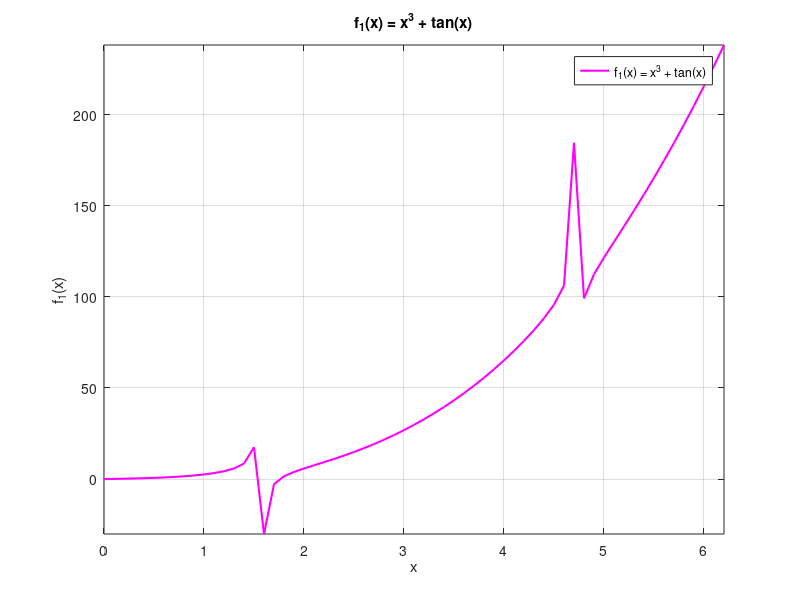
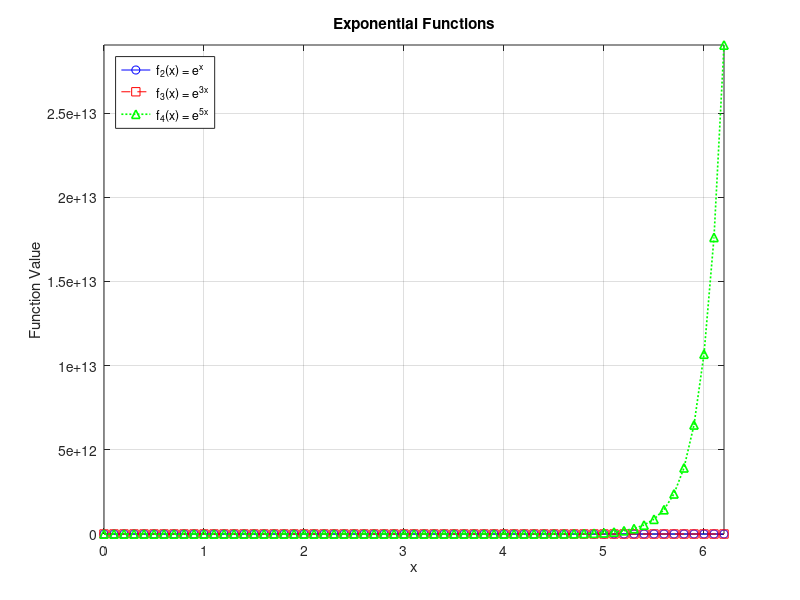
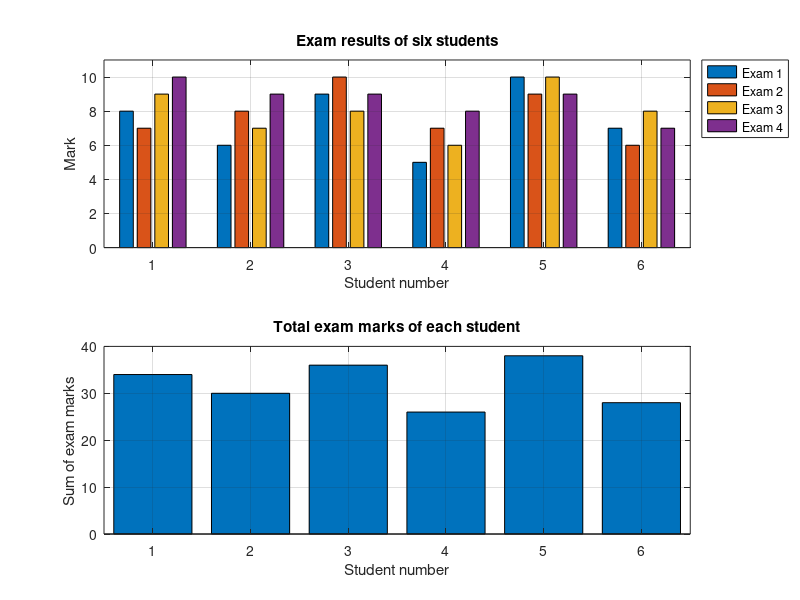
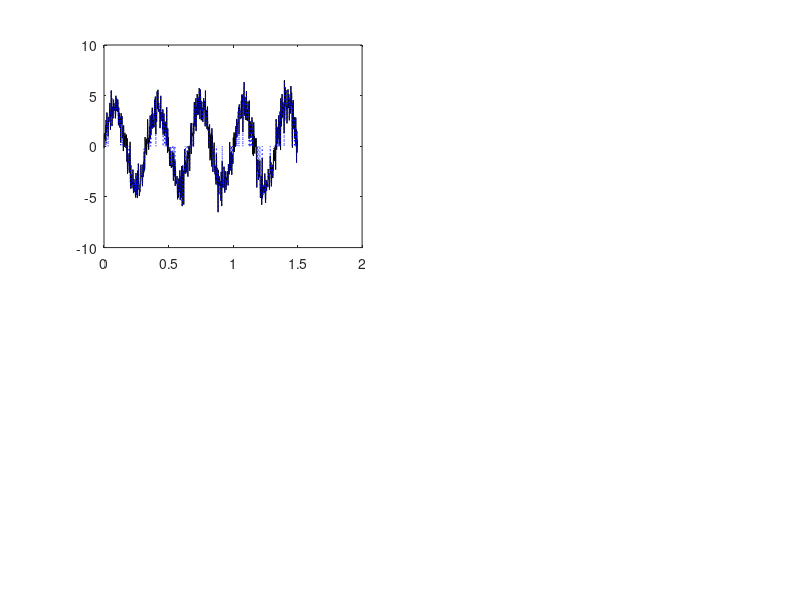

Recreate these plots in MATLAB, in order. (Note: this script raises an error after producing the figures.)
% Azar Taghizade
% Variant 2
% 28.09.2026

%% Task 1
x = 0:0.1:2*pi;
f1 = x.^3 + tan(x);
f2 = exp(x);
f3 = exp(3 * x);
f4 = exp(5 * x);

figure(1);
plot(x, f1, 'm-', 'LineWidth', 1.5);
grid on;
xlabel('x');
ylabel('f_1(x)');
title('f_1(x) = x^3 + tan(x)');
axis([min(x) max(x) min(f1) max(f1)]);
legend('f_1(x) = x^3 + tan(x)', 'Location', 'best');

figure(2);
plot(x, f2, 'b-o', ...
     x, f3, 'r--s', ...
     x, f4, 'g:^', ...
     'LineWidth', 1.2);
grid on;
xlabel('x');
ylabel('Function Value');
title('Exponential Functions');
axis([min(x) max(x) 0 max(f4)]);
legend('f_2(x) = e^x', ...
       'f_3(x) = e^{3x}', ...
       'f_4(x) = e^{5x}', ...
       'Location', 'northwest');

%----------------------------------------------
marks = [8  7  9 10;
         6  8  7  9;
         9 10  8  9;
         5  7  6  8;
        10  9 10  9;
         7  6  8  7];
numStudents = size(marks, 1);
maxMark = 10;

totalMarks = sum(marks, 2);

figure(3);
subplot(2,1,1);

bar(marks);

grid on;

xlabel('Student number');
ylabel('Mark');

title('Exam results of six students');

axis([0.5 numStudents + 0.5 0 maxMark + 1]);

legend('Exam 1', 'Exam 2', 'Exam 3', 'Exam 4', ...
       'Location', 'bestoutside');

subplot(2,1,2);

bar(totalMarks);

grid on;

xlabel('Student number');
ylabel('Sum of exam marks');

title('Total exam marks of each student');

axis([0.5 numStudents + 0.5 0 max(totalMarks) + 2]);


%% Complementary Task

t = 0:0.002:1.5;
A = 4;
f = 3;
sigma = 1;
U1 = 2.5;
U2 = 1.5;

s = A .* sin(2*pi*f .* t);
n = sigma .* randn(size(t));
s_noisy = s + n;

s_filtered = s_noisy;
s_filtered(abs(s_filtered) < U2) = 0;

above_U1 = s_noisy > U1;

maximum_voltage = max(s_noisy);
minimum_voltage = min(s_noisy);

max_locations = s_noisy == maximum_voltage;
min_locations = s_noisy == minimum_voltage;

figure;

subplot(2,2,1);

plot(t, s_noisy, 'k-', 'DisplayName', 'Original signal');
hold on;

plot(t, s_filtered, 'b:', 'DisplayName', 'Filtered signal');

yline(U1, '-', 'U_1', 'DisplayName', 'U_1');
yline(U2, 'r--', 'U_2', 'DisplayName', 'U_2');

grid on;

xlabel('Time (s)');
ylabel('Voltage (V)');
title('Original and Filtered Signals');

legend('Location', 'southeast');

xlim([min(t) max(t)]);

y_min_1 = min([s_noisy, s_filtered, U1, U2]);
y_max_1 = max([s_noisy, s_filtered, U1, U2]);

ylim([y_min_1 - 0.5, y_max_1 + 0.5]);

hold off;

subplot(2,1,2);

stem(t(above_U1), s_noisy(above_U1), ...
    'DisplayName', 'Samples above U_1');

hold on;

plot(t(max_locations), s_noisy(max_locations), ...
    'o', ...
    'MarkerSize', 8, ...
    'LineStyle', 'none', ...
    'DisplayName', 'Maximum voltage');

plot(t(min_locations), s_noisy(min_locations), ...
    'gd', ...
    'MarkerSize', 8, ...
    'LineStyle', 'none', ...
    'DisplayName', 'Minimum voltage');

grid on;

xlabel('Time (s)');
ylabel('Voltage (V)');
title('Original Signal Samples Exceeding U_1');

legend('Location', 'southeast');

xlim([min(t) max(t)]);

y_min_2 = min([s_noisy(above_U1), minimum_voltage, maximum_voltage]);
y_max_2 = max([s_noisy(above_U1), minimum_voltage, maximum_voltage]);

ylim([y_min_2 - 0.5, y_max_2 + 0.5]);

hold off;
